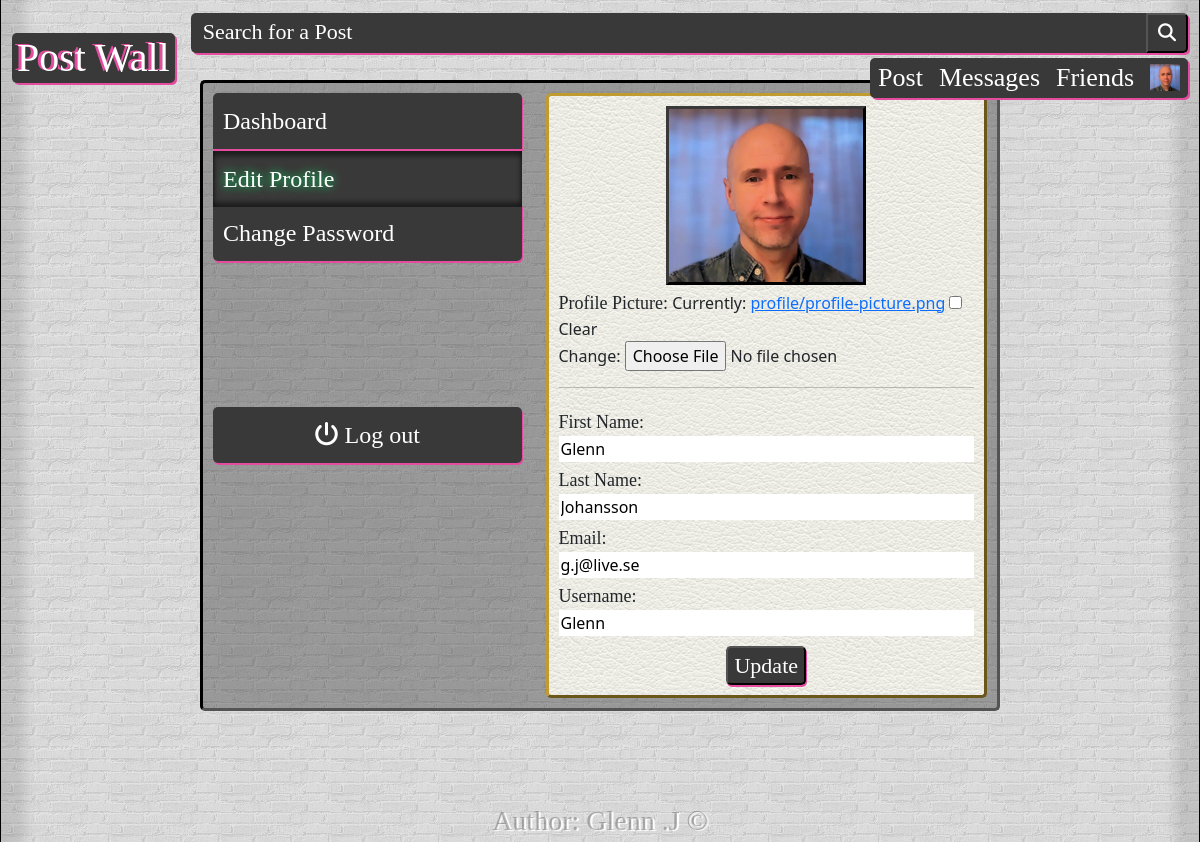
The page /accounts/edit_profile/ (signed in) on the database its author committed.
### accounts/models.py (models this page shows, shortened)
class Profile(AbstractBaseUser):
    username          = models.CharField(max_length=50, unique=True)
    first_name        = models.CharField(max_length=50)
    last_name         = models.CharField(max_length=50)
    email             = models.EmailField(max_length=100, unique=True)
    profile_picture   = models.ImageField(blank=True, upload_to='profile/')
    date_joined       = models.DateTimeField(auto_now_add=True)
    last_login        = models.DateTimeField(auto_now=True)
    is_admin          = models.BooleanField(default=False)
    is_staff          = models.BooleanField(default=True)
    is_active         = models.BooleanField(default=True)
    is_inactive       = models.BooleanField(default=True)
    is_published      = models.BooleanField(default=True)
    USERNAME_FIELD    = 'email'
    REQUIRED_FIELDS   = ['username', 'first_name', 'last_name']
    objects = ProfileManager()

### accounts/views.py (the view)
# urls.py: path('edit_profile/', views.edit_profile, name='edit_profile'),
@login_required(login_url='login')
def edit_profile(request):
    if request.method == 'POST':
        user_form = UserForm(request.POST, request.FILES, instance=request.user)
        if user_form.is_valid():
            if user_form.has_changed():
                user_form.save()
                messages.success(request, 'Your profile has been updated')
            else:
                messages.error(request, 'No changes has been made')
            return redirect('edit_profile')
        else:
            messages.error(request, 'There was an error with your submission')
    else:
        user_form = UserForm(instance=request.user)
    return render(request, 'edit_profile.html', {'user_form': user_form})

### accounts/forms.py
class UserForm(forms.ModelForm):
    class Meta:
        model = Profile
        fields = ['first_name', 'last_name', 'email', 'username', 'profile_picture']

### accounts/context_processors.py (called while the page is built)
def profile_context(request):
    profile_picture_url = None
    if request.user.is_authenticated:
        try:
            profile_picture_url = request.user.profile_picture.url if request.user.profile_picture else None
        except Profile.DoesNotExist:
            pass
    return {'profile_picture_url': profile_picture_url}

### templates/edit_profile.html (shortened to what this page needs)
{% extends 'base.html' %}
{% load static %}
{% block content %}
<div class="brickwall">
	<div class="item-container">
		{% include 'alerts.html' %}
		<div class="row">
			{% include 'dashboard_sidebar.html' %}
			<main class="col-md-7">
				<div class="leather">
					<div class="col-md-12">
						<div class="profile-picture-container">
							{% if user_form.instance.profile_picture %}
							<img
								class="profile-picture"
								src="{{ user_form.instance.profile_picture.url }}"
								alt="Profile Picture"
							/>
							{% endif %}
						</div>
						<form class="edit_profile-form" id="id_edit_profile"
							action="{% url 'edit_profile' %}" method="POST"
							enctype="multipart/form-data">
							<div class="form-group">
								<label class="form-label" for="id_profile_picture">
									Profile Picture:
								</label>
								{{ user_form.profile_picture }}
							</div>
							<hr/>
							<div class="form-group">
								<label class="form-label" for="id_first_name">
									First Name:
								</label>
								<div class="edit_profile-fields">
									{{ user_form.first_name }}
								</div>
							</div>
							<div class="form-group">
								<label class="form-label" for="id_last_name">
									Last Name:
								</label>
								<div class="edit_profile-fields">
									{{ user_form.last_name }}
								</div>
							</div>
							<div class="form-group">
								<label class="form-label" for="id_email">
									Email:
								</label>
								<div class="edit_profile-fields">
									{{ user_form.email }}
								</div>
							</div>
							<div class="form-group">
								<label class="form-label" for="id_username">
									Username:
								</label>
								<div class="edit_profile-fields">
									{{ user_form.username }}
								</div>
							</div>
							<div class="form-button-container">
								<button type="submit" class="green-button">
									Update
								</button>
							</div>
						</form>
					</div>
				</div>
			</main>
		</div>
	</div>
</div>
{% endblock %}

### static/css/base.css (style rules this page uses)
body { max-width: 1200px; width: 100%; margin: 0 auto; padding: 0; box-sizing: border-box; }
html { height: 100%; background: url("/static/wallpapers/g-blackwhite.avif") no-repeat center center fixed; background-size: cover; }
.brickwall { max-width: 100%; min-height: 100vh; margin: 0 auto; padding-top: 20px; padding-bottom: 20px; box-sizing: border-box; outline-width: 5px; position: relative; background-blend-mode: hard-light; background-color: #000; border-left: 1px solid #000; border-right: 1px solid #000; background-image: url("/static/wallpapers/brickwall.webp"); box-shadow: inset 3vw 0px 1vw -1vw rgba(0, 0, 0, 0.11), inset -3vw 0px 1vw -1vw rgba(0, 0, 0, 0.11); }
.item-container { max-width: 800px; width: 100%; margin: 20px auto; padding: 10px; border-radius: 5px; border-style: inset; border-color: #000; background: #0000004d; }
.leather { max-width: 100%; margin: 0 auto; padding: 10px; box-sizing: border-box; border-radius: 5px; background-color: #fff; border: outset #bf9b30; background-image: url("/static/wallpapers/leather_1.png"); }
.green-button { font-family: "Cocogoose-Narrow-Letterpress-trial", "Sans-Serif"; border-radius: 5px; color: #fff; background-color: #3a3939; box-shadow: 1px 2px 0px 0px #e44c9f; transition: box-shadow 0.2s ease, transform 0.2s ease; }
.form-label { margin: 5px 0px 0px 0px; font-family: "Asap-Bold", "Sans-Serif"; }
.form-button-container { margin-top: 10px; text-align: center; }
#id_first_name, #id_last_name, #id_email, #id_username, #id_password, #id_current_password, #id_new_password, #id_confirm_password { width: 100%; border: none; }
.profile-picture-container { max-width: 300px; width: 100%; margin: 0 auto; display: block; text-align: center; }
.profile-picture { width: 100%; height: auto; margin: 0 auto; object-fit: cover; border: outset #3a3939; display: block; }
@media (min-width: 769px) and (max-width: 1200px) { .brickwall { padding: 60px 30px; } }
@media (min-width: 769px) and (max-width: 1200px) { .postwall-comments-header, .green-button { font-size: 22px; } }
@media (min-width: 769px) and (max-width: 1200px) { .profile-picture { width: 200px; height: auto; } }
@media (min-width: 769px) and (max-width: 1200px) { .form-label { font-size: 18px; } }

### rows shown on the page
Profile: instance.profile_picture (picture), first_name "Glenn", last_name "Johansson", email "g.j@live.se", username "Glenn"
